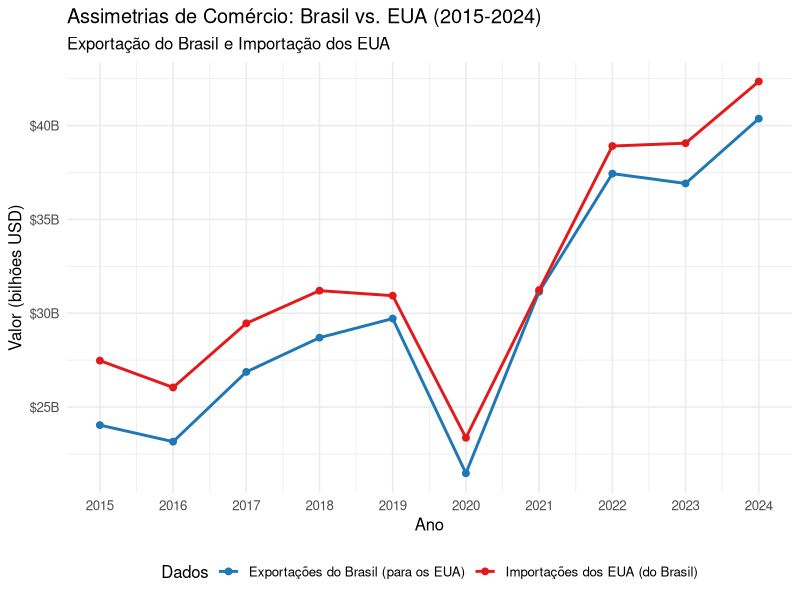
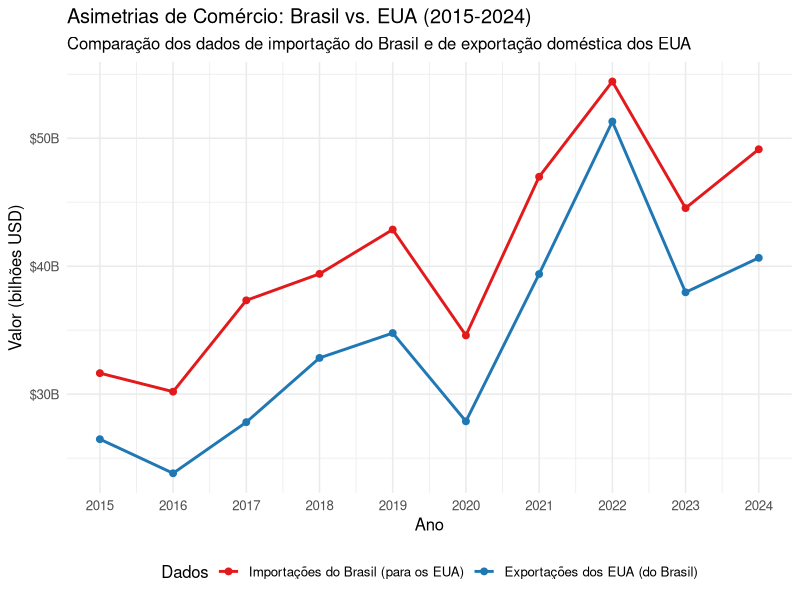
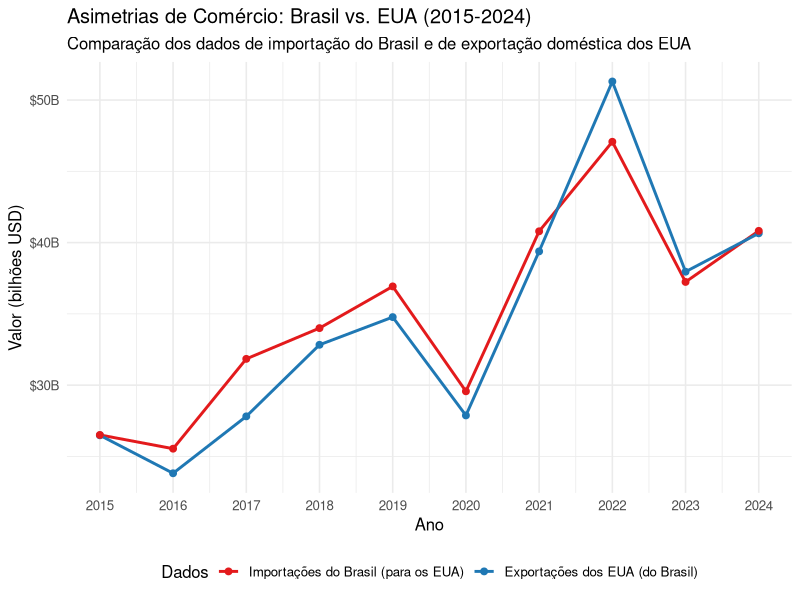

Here is the R script that generated these plots, in order:
## ---- chunk 1
#| code-fold: true

library(readxl)
library(tidyverse)
library(scales)

exp_br_imp_usa_long <- read_csv2("./data/output/exp_br_imp_usa_long.csv", show_col_types = FALSE)

ggplot(exp_br_imp_usa_long, aes(x = ano, y = valor_bilhoes, color = tipo)) +
  geom_line(linewidth = 1) +
  geom_point(size = 2) +
  scale_color_manual(
    values = c("exp_br" = "#1f78b4", "imp_usa" = "#e31a1c"),
    labels = c(
      "Exportações do Brasil (para os EUA)",
      "Importações dos EUA (do Brasil)"
    )
  ) +
  scale_x_continuous(breaks = unique(exp_br_imp_usa_long$ano)) +
  scale_y_continuous(
    labels = scales::dollar_format(prefix = "$", scale = 1, suffix = "B")
  ) +
  labs(
    title = "Assimetrias de Comércio: Brasil vs. EUA (2015-2024)",
    subtitle = "Exportação do Brasil e Importação dos EUA",
    x = "Ano",
    y = "Valor (bilhões USD)",
    color = "Dados"
  ) +
  theme_minimal(base_size = 12) +
  theme(legend.position = "bottom")

## ---- chunk 2
#| code-fold: true

exp_br_imp_usa <- exp_br_imp_usa_long %>%
  pivot_wider(
    names_from = tipo,
    values_from = valor_bilhoes
  )

exp_br_imp_usa_diff <- exp_br_imp_usa %>%
  mutate(diferenca_percentual = ((imp_usa - exp_br) / exp_br) * 100) %>%
  mutate(diferenca_valor = ((imp_usa - exp_br)))

indice_max <- which.max(exp_br_imp_usa_diff$diferenca_percentual)
maior_diferenca <- round(exp_br_imp_usa_diff$diferenca_percentual[indice_max],2)
ano_maior_diferenca <- exp_br_imp_usa_diff$ano[indice_max]



indice_min <- which.min(exp_br_imp_usa_diff$diferenca_percentual)
menor_diferenca <- round(exp_br_imp_usa_diff$diferenca_percentual[indice_min],2)
ano_menor_diferenca <- exp_br_imp_usa_diff$ano[indice_min]

## ---- chunk 3
#| code-fold: true

imp_br_exp_usa_long <- read_csv2("./data/output/imp_br_exp_total_usa_long.csv", show_col_types = FALSE)

ggplot(imp_br_exp_usa_long, aes(x = ano, y = valor_bilhoes, color = tipo)) +
  geom_line(linewidth = 1) +
  geom_point(size = 2) +
  scale_color_manual(
    values = c("imp_br" = "#1f78b4", "exp_usa" = "#e31a1c"),
    labels = c(
      "Importações do Brasil (para os EUA)",
      "Exportações dos EUA (do Brasil)"
    )
  ) +
  scale_x_continuous(breaks = unique(imp_br_exp_usa_long$ano)) +
  scale_y_continuous(
    labels = scales::dollar_format(prefix = "$", scale = 1, suffix = "B")
  ) +
  labs(
    title = "Asimetrias de Comércio: Brasil vs. EUA (2015-2024)",
    subtitle = "Comparação dos dados de importação do Brasil e de exportação doméstica dos EUA",
    x = "Ano",
    y = "Valor (bilhões USD)",
    color = "Dados"
  ) +
  theme_minimal(base_size = 12) +
  theme(legend.position = "bottom")

## ---- chunk 4
#| code-fold: true


imp_br_exp_usa_long <- read_csv2("./data/output/imp_br_exp_domestic_usa_long.csv", show_col_types = FALSE)

ggplot(imp_br_exp_usa_long, aes(x = ano, y = valor_bilhoes, color = tipo)) +
  geom_line(linewidth = 1) +
  geom_point(size = 2) +
  scale_color_manual(
    values = c("imp_br" = "#1f78b4", "exp_usa" = "#e31a1c"),
    labels = c(
      "Importações do Brasil (para os EUA)",
      "Exportações dos EUA (do Brasil)"
    )
  ) +
  scale_x_continuous(breaks = unique(imp_br_exp_usa_long$ano)) +
  scale_y_continuous(
    labels = scales::dollar_format(prefix = "$", scale = 1, suffix = "B")
  ) +
  labs(
    title = "Asimetrias de Comércio: Brasil vs. EUA (2015-2024)",
    subtitle = "Comparação dos dados de importação do Brasil e de exportação doméstica dos EUA",
    x = "Ano",
    y = "Valor (bilhões USD)",
    color = "Dados"
  ) +
  theme_minimal(base_size = 12) +
  theme(legend.position = "bottom")

